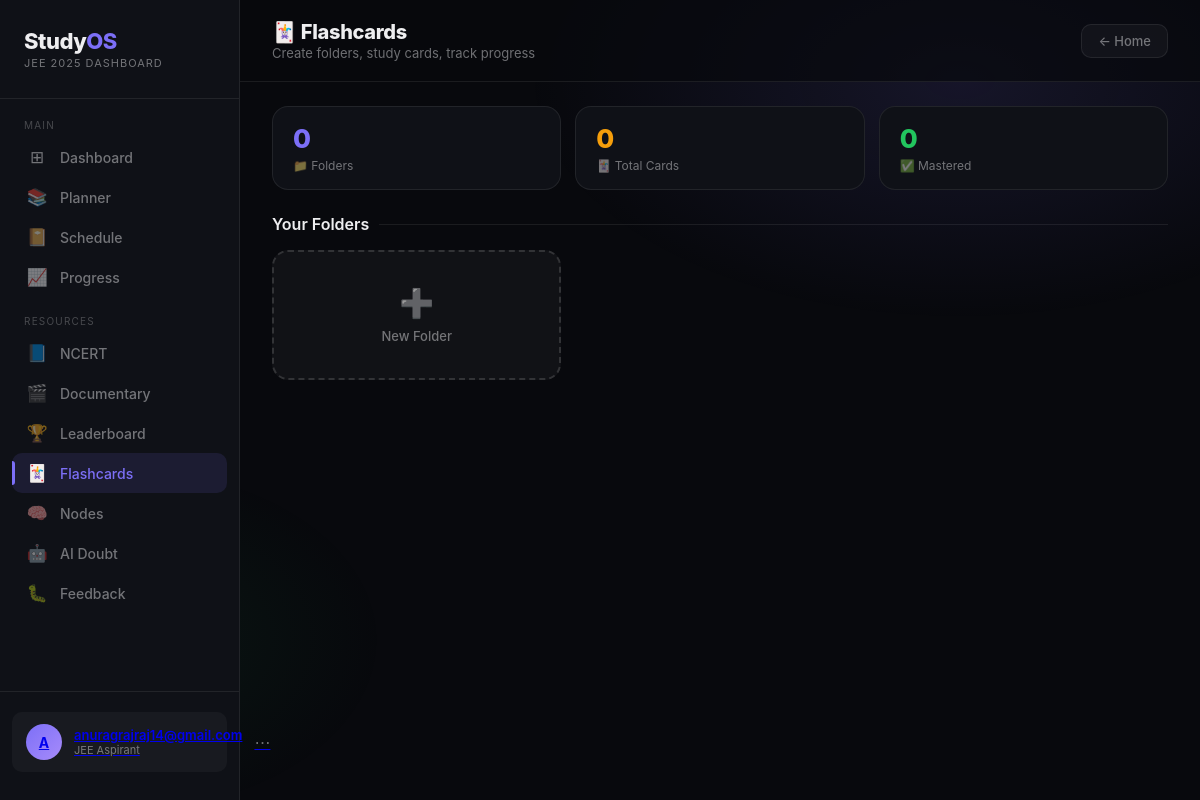
/flashcards (signed in), run on the app's committed database.
### tables this page shows
CREATE TABLE users(
        id INTEGER PRIMARY KEY AUTOINCREMENT,
        username TEXT UNIQUE NOT NULL,
        email TEXT UNIQUE NOT NULL,
        password TEXT NOT NULL,
        bio TEXT DEFAULT '',
        exam TEXT DEFAULT 'JEE',
        class_year TEXT DEFAULT '12',
        avatar TEXT DEFAULT '',
        created_at TIMESTAMP DEFAULT CURRENT_TIMESTAMP
    );

### app.py (the view, shortened to what this page needs)
@app.route("/flashcards")
@login_required
def flashcards():
    conn = get_db()
    cur = conn.cursor()
    uid = current_user.id
    folders = cur.execute(
        "SELECT * FROM fc_folders WHERE user_id=? ORDER BY id DESC", (uid,)
    ).fetchall()
    cards = cur.execute(
        "SELECT * FROM fc_cards WHERE user_id=?", (uid,)
    ).fetchall()
    folders_list = []
    cards_list = [dict(c) for c in cards]
    conn.close()
    return render_template("flashcards.html",
        folders=folders_list, cards=cards_list)

### app.py (called while the page is built)
def get_db():
    conn = sqlite3.connect("database.db")
    conn.row_factory = sqlite3.Row
    return conn

@login_manager.user_loader
def load_user(user_id):
    conn = get_db()
    u = conn.execute("SELECT * FROM users WHERE id=?", (user_id,)).fetchone()
    conn.close()
    if u:
        return User(u['id'], u['username'], u['email'], u['bio'],
                    u['exam'], u['class_year'], u['avatar'])
    return None

@app.before_request
def log_visitor():
    ip = request.remote_addr
    path = request.path
    user_agent = request.headers.get('User-Agent')
    with open("visitors.txt", "a", encoding="utf-8") as f:
        f.write(
            f"Time: {datetime.now()} | "
            f"IP: {ip} | "
            f"Page: {path} | "
            f"Browser: {user_agent}\n"
        )

### templates/flashcards.html (shortened to what this page needs)
<!DOCTYPE html>
<html lang="en">
<head>
</head>
<body>
<aside class="sidebar" id="sidebar">
  <div class="logo">
    <div class="logo-mark">Study<span>OS</span></div>
    <div class="logo-sub">JEE 2025 Dashboard</div>
  </div>
<div class="nav-section">
    <div class="nav-label">Main</div>
    <a class="nav-item" href="/"><span class="nav-icon">⊞</span> Dashboard</a>
    <a class="nav-item" href="/planner"><span class="nav-icon">📚</span> Planner</a>
    <a class="nav-item" href="/schedule"><span class="nav-icon">📔</span> Schedule</a>
    <a class="nav-item" href="/progress"><span class="nav-icon">📈</span> Progress</a>
  </div>
  <div class="nav-section" style="margin-top:10px;">
    <div class="nav-label">Resources</div>
    <a class="nav-item" href="/ncert_pdf"><span class="nav-icon">📘</span> NCERT</a>
    <a class="nav-item" href="/documentary"><span class="nav-icon">🎬</span> Documentary</a>
    <a class="nav-item" href="/leaderboard"><span class="nav-icon">🏆</span> Leaderboard</a>
    <a class="nav-item active" href="/flashcards"><span class="nav-icon">🃏</span> Flashcards</a>
    <a class="nav-item" href="/nodes"><span class="nav-icon">🧠</span> Nodes</a>
     <a class="nav-item" href="/doubt"><span class="nav-icon">🤖</span> AI Doubt</a>
     <a class="nav-item " href="/feedback"><span class="nav-icon">🐛</span> Feedback</a>
  </div>
  <div class="sidebar-footer">
    <a class="user-card" href="/profile">
      <div class="avatar">
        {% if current_user.avatar %}
        <img src="{{ current_user.avatar }}">
        {% else %}
        {{ current_user.username[0].upper() }}
        {% endif %}
      </div>
      <div>
        <div class="user-name">{{ current_user.username }}</div>
        <div class="user-role">{{ current_user.exam }} Aspirant</div>
      </div>
      <div class="user-dots">⋯</div>
    </a>
  </div>
</aside>
<main class="main">
  <div class="topbar">
    <div class="topbar-left">
      <h1>🃏 Flashcards</h1>
      <p>Create folders, study cards, track progress</p>
    </div>
    <a class="back-btn" href="/">← Home</a>
  </div>
  <div class="content">
    <div id="homeView">
      <div class="stats-row">
        <div class="stat-card">
          <div class="stat-num purple" id="statFolders">{{ folders|length }}</div>
          <div class="stat-label">📁 Folders</div>
        </div>
        <div class="stat-card">
          <div class="stat-num gold" id="statCards">{{ cards|length }}</div>
          <div class="stat-label">🃏 Total Cards</div>
        </div>
        <div class="stat-card">
          <div class="stat-num green" id="statKnown">{{ cards|selectattr('known','equalto',1)|list|length }}</div>
          <div class="stat-label">✅ Mastered</div>
        </div>
      </div>
      <div class="section-title">Your Folders</div>
      <div class="folders-grid" id="foldersGrid">
        <div class="folder-add" onclick="openFolderModal()">
          <div class="folder-add-icon">➕</div>
          <div class="folder-add-text">New Folder</div>
        </div>
      </div>
    </div>
  </div>
</main>
</body>
</html>

### data on the page
users: username "A", username "anuragrajraj14@gmail.com", exam "JEE"

### other printed values
{{ folders|length }} "0"
{{ cards|length }} "0"
{{ cards|selectattr('known','equalto',1)|list|length }} "0"
